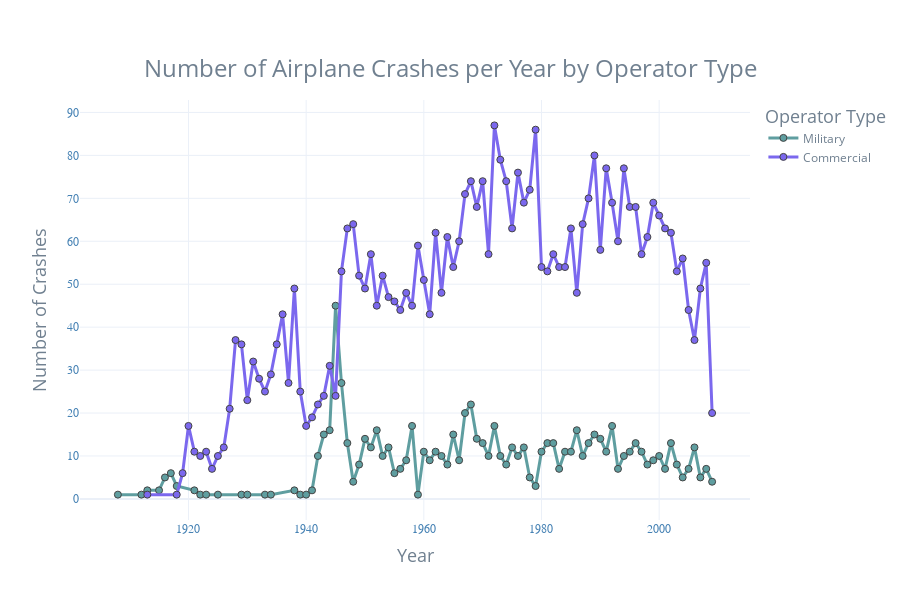

The code cell stored with this chart in its notebook:
### Markdown cell above
#### Number of Airplane Crashes per Year by Operator Type

### Code cell
# categorise the crashes
crashes['Type'] = crashes['Operator'].apply(lambda x: 'Military' if 'Military' in str(x) else 'Commercial')

# group by 'Year' and 'Type' and count number of crashes
crashes_per_year_type = crashes.groupby(['Year', 'Type']).size().reset_index(name = 'Number of Crashes')

# plot number of airplane craashes per year separating military and commercial flights
fig_operator = px.line(crashes_per_year_type, 
              x = 'Year', 
              y = 'Number of Crashes', 
              color = 'Type',  
              title = 'Number of Airplane Crashes per Year by Operator Type',
              markers = True,  
              labels = {'Number of Crashes': 'Number of Crashes', 'Year': 'Year', 'Type': 'Operator Type'})

# customise
fig_operator.update_traces(line = dict(width = 3), 
                  marker = dict(size = 7, line = dict(width = 1)))

fig_operator.update_layout(
    template = 'plotly_white',
    title = {'text': "Number of Airplane Crashes per Year by Operator Type", 'y': 0.9, 'x': 0.5, 'xanchor': 'center', 'yanchor': 'top'},
    title_font = dict(size = 24, color = 'slategrey'),
    xaxis_title_font = dict(size = 18, color = 'slategrey'),
    yaxis_title_font = dict(size = 18, color = 'slategrey'),
    xaxis = dict(tickfont = dict(family = 'Rockwell', color = 'steelblue', size = 12)),
    yaxis = dict(tickfont = dict(family = 'Rockwell', color = 'steelblue', size = 12)),
    legend_title_font = dict(size = 18, color = 'slategrey'),
    legend = dict(font = dict(size = 12, color = 'slategrey')),
    autosize = False, width = 900, height = 600
)

colours = {'Military': 'cadetblue', 'Commercial': 'mediumslateblue'}  
fig_operator.for_each_trace(lambda x: x.update(line = dict(color = colours[x.name]), 
                                      marker = dict(color = colours[x.name])))

fig_operator.show()

### Figure 1 — Plotly figure (JSON) as saved in the notebook; plotly's stock layout.template omitted (floating-point values rounded to 4 significant figures)
{"data": [{"hovertemplate": "Operator Type=Military<br>Year=%{x}<br>Number of Crashes=%{y}<extra></extra>", "legendgroup": "Military", "line": {"color": "cadetblue", "dash": "solid", "width": 3}, "marker": {"color": "cadetblue", "line": {"width": 1}, "size": 7, "symbol": "circle"}, "mode": "lines+markers", "name": "Military", "orientation": "v", "showlegend": true, "type": "scatter", "x": ["1908-01-01T00:00:00", "1912-01-01T00:00:00", "1913-01-01T00:00:00", "1915-01-01T00:00:00", "1916-01-01T00:00:00", "1917-01-01T00:00:00", "1918-01-01T00:00:00", "1921-01-01T00:00:00", "1922-01-01T00:00:00", "1923-01-01T00:00:00", "1925-01-01T00:00:00", "1929-01-01T00:00:00", "1930-01-01T00:00:00", "1933-01-01T00:00:00", "1934-01-01T00:00:00", "1938-01-01T00:00:00", "1939-01-01T00:00:00", "1940-01-01T00:00:00", "1941-01-01T00:00:00", "1942-01-01T00:00:00", "1943-01-01T00:00:00", "1944-01-01T00:00:00", "1945-01-01T00:00:00", "1946-01-01T00:00:00", "1947-01-01T00:00:00", "1948-01-01T00:00:00", "1949-01-01T00:00:00", "1950-01-01T00:00:00", "1951-01-01T00:00:00", "1952-01-01T00:00:00", "1953-01-01T00:00:00", "1954-01-01T00:00:00", "1955-01-01T00:00:00", "1956-01-01T00:00:00", "1957-01-01T00:00:00", "1958-01-01T00:00:00", "1959-01-01T00:00:00", "1960-01-01T00:00:00", "1961-01-01T00:00:00", "1962-01-01T00:00:00", "1963-01-01T00:00:00", "1964-01-01T00:00:00", "1965-01-01T00:00:00", "1966-01-01T00:00:00", "1967-01-01T00:00:00", "1968-01-01T00:00:00", "1969-01-01T00:00:00", "1970-01-01T00:00:00", "1971-01-01T00:00:00", "1972-01-01T00:00:00", "1973-01-01T00:00:00", "1974-01-01T00:00:00", "1975-01-01T00:00:00", "1976-01-01T00:00:00", "1977-01-01T00:00:00", "1978-01-01T00:00:00", "1979-01-01T00:00:00", "1980-01-01T00:00:00", "1981-01-01T00:00:00", "1982-01-01T00:00:00", "1983-01-01T00:00:00", "1984-01-01T00:00:00", "1985-01-01T00:00:00", "1986-01-01T00:00:00", "1987-01-01T00:00:00", "1988-01-01T00:00:00", "1989-01-01T00:00:00", "1990-01-01T00:00:00", "1991-01-01T00:00:00", "1992-01-01T00:00:00", "1993-01-01T00:00:00", "1994-01-01T00:00:00", "1995-01-01T00:00:00", "1996-01-01T00:00:00", "1997-01-01T00:00:00", "1998-01-01T00:00:00", "1999-01-01T00:00:00", "2000-01-01T00:00:00", "2001-01-01T00:00:00", "2002-01-01T00:00:00", "2003-01-01T00:00:00", "2004-01-01T00:00:00", "2005-01-01T00:00:00", "2006-01-01T00:00:00", "2007-01-01T00:00:00", "2008-01-01T00:00:00", "2009-01-01T00:00:00"], "xaxis": "x", "y": [1, 1, 2, 2, 5, 6, 3, 2, 1, 1, 1, 1, 1, 1, 1, 2, 1, 1, 2, 10, 15, 16, 45, 27, 13, 4, 8, 14, 12, 16, 10, 12, 6, 7, 9, 17, 1, 11, 9, 11, 10, 8, 15, 9, 20, 22, 14, 13, 10, 17, 10, 8, 12, 10, 12, 5, 3, 11, 13, 13, 7, 11, 11, 16, 10, 13, 15, 14, 11, 17, 7, 10, 11, 13, 11, 8, 9, 10, 7, 13, 8, 5, 7, 12, 5, 7, 4], "yaxis": "y"}, {"hovertemplate": "Operator Type=Commercial<br>Year=%{x}<br>Number of Crashes=%{y}<extra></extra>", "legendgroup": "Commercial", "line": {"color": "mediumslateblue", "dash": "solid", "width": 3}, "marker": {"color": "mediumslateblue", "line": {"width": 1}, "size": 7, "symbol": "circle"}, "mode": "lines+markers", "name": "Commercial", "orientation": "v", "showlegend": true, "type": "scatter", "x": ["1913-01-01T00:00:00", "1918-01-01T00:00:00", "1919-01-01T00:00:00", "1920-01-01T00:00:00", "1921-01-01T00:00:00", "1922-01-01T00:00:00", "1923-01-01T00:00:00", "1924-01-01T00:00:00", "1925-01-01T00:00:00", "1926-01-01T00:00:00", "1927-01-01T00:00:00", "1928-01-01T00:00:00", "1929-01-01T00:00:00", "1930-01-01T00:00:00", "1931-01-01T00:00:00", "1932-01-01T00:00:00", "1933-01-01T00:00:00", "1934-01-01T00:00:00", "1935-01-01T00:00:00", "1936-01-01T00:00:00", "1937-01-01T00:00:00", "1938-01-01T00:00:00", "1939-01-01T00:00:00", "1940-01-01T00:00:00", "1941-01-01T00:00:00", "1942-01-01T00:00:00", "1943-01-01T00:00:00", "1944-01-01T00:00:00", "1945-01-01T00:00:00", "1946-01-01T00:00:00", "1947-01-01T00:00:00", "1948-01-01T00:00:00", "1949-01-01T00:00:00", "1950-01-01T00:00:00", "1951-01-01T00:00:00", "1952-01-01T00:00:00", "1953-01-01T00:00:00", "1954-01-01T00:00:00", "1955-01-01T00:00:00", "1956-01-01T00:00:00", "1957-01-01T00:00:00", "1958-01-01T00:00:00", "1959-01-01T00:00:00", "1960-01-01T00:00:00", "1961-01-01T00:00:00", "1962-01-01T00:00:00", "1963-01-01T00:00:00", "1964-01-01T00:00:00", "1965-01-01T00:00:00", "1966-01-01T00:00:00", "1967-01-01T00:00:00", "1968-01-01T00:00:00", "1969-01-01T00:00:00", "1970-01-01T00:00:00", "1971-01-01T00:00:00", "1972-01-01T00:00:00", "1973-01-01T00:00:00", "1974-01-01T00:00:00", "1975-01-01T00:00:00", "1976-01-01T00:00:00", "1977-01-01T00:00:00", "1978-01-01T00:00:00", "1979-01-01T00:00:00", "1980-01-01T00:00:00", "1981-01-01T00:00:00", "1982-01-01T00:00:00", "1983-01-01T00:00:00", "1984-01-01T00:00:00", "1985-01-01T00:00:00", "1986-01-01T00:00:00", "1987-01-01T00:00:00", "1988-01-01T00:00:00", "1989-01-01T00:00:00", "1990-01-01T00:00:00", "1991-01-01T00:00:00", "1992-01-01T00:00:00", "1993-01-01T00:00:00", "1994-01-01T00:00:00", "1995-01-01T00:00:00", "1996-01-01T00:00:00", "1997-01-01T00:00:00", "1998-01-01T00:00:00", "1999-01-01T00:00:00", "2000-01-01T00:00:00", "2001-01-01T00:00:00", "2002-01-01T00:00:00", "2003-01-01T00:00:00", "2004-01-01T00:00:00", "2005-01-01T00:00:00", "2006-01-01T00:00:00", "2007-01-01T00:00:00", "2008-01-01T00:00:00", "2009-01-01T00:00:00"], "xaxis": "x", "y": [1, 1, 6, 17, 11, 10, 11, 7, 10, 12, 21, 37, 36, 23, 32, 28, 25, 29, 36, 43, 27, 49, 25, 17, 19, 22, 24, 31, 24, 53, 63, 64, 52, 49, 57, 45, 52, 47, 46, 44, 48, 45, 59, 51, 43, 62, 48, 61, 54, 60, 71, 74, 68, 74, 57, 87, 79, 74, 63, 76, 69, 72, 86, 54, 53, 57, 54, 54, 63, 48, 64, 70, 80, 58, 77, 69, 60, 77, 68, 68, 57, 61, 69, 66, 63, 62, 53, 56, 44, 37, 49, 55, 20], "yaxis": "y"}], "layout": {"autosize": false, "height": 600, "legend": {"font": {"color": "slategrey", "size": 12}, "title": {"font": {"color": "slategrey", "size": 18}, "text": "Operator Type"}, "tracegroupgap": 0}, "title": {"font": {"color": "slategrey", "size": 24}, "text": "Number of Airplane Crashes per Year by Operator Type", "x": 0.5, "xanchor": "center", "y": 0.9, "yanchor": "top"}, "width": 900, "xaxis": {"anchor": "y", "domain": [0, 1], "tickfont": {"color": "steelblue", "family": "Rockwell", "size": 12}, "title": {"font": {"color": "slategrey", "size": 18}, "text": "Year"}}, "yaxis": {"anchor": "x", "domain": [0, 1], "tickfont": {"color": "steelblue", "family": "Rockwell", "size": 12}, "title": {"font": {"color": "slategrey", "size": 18}, "text": "Number of Crashes"}}}}
